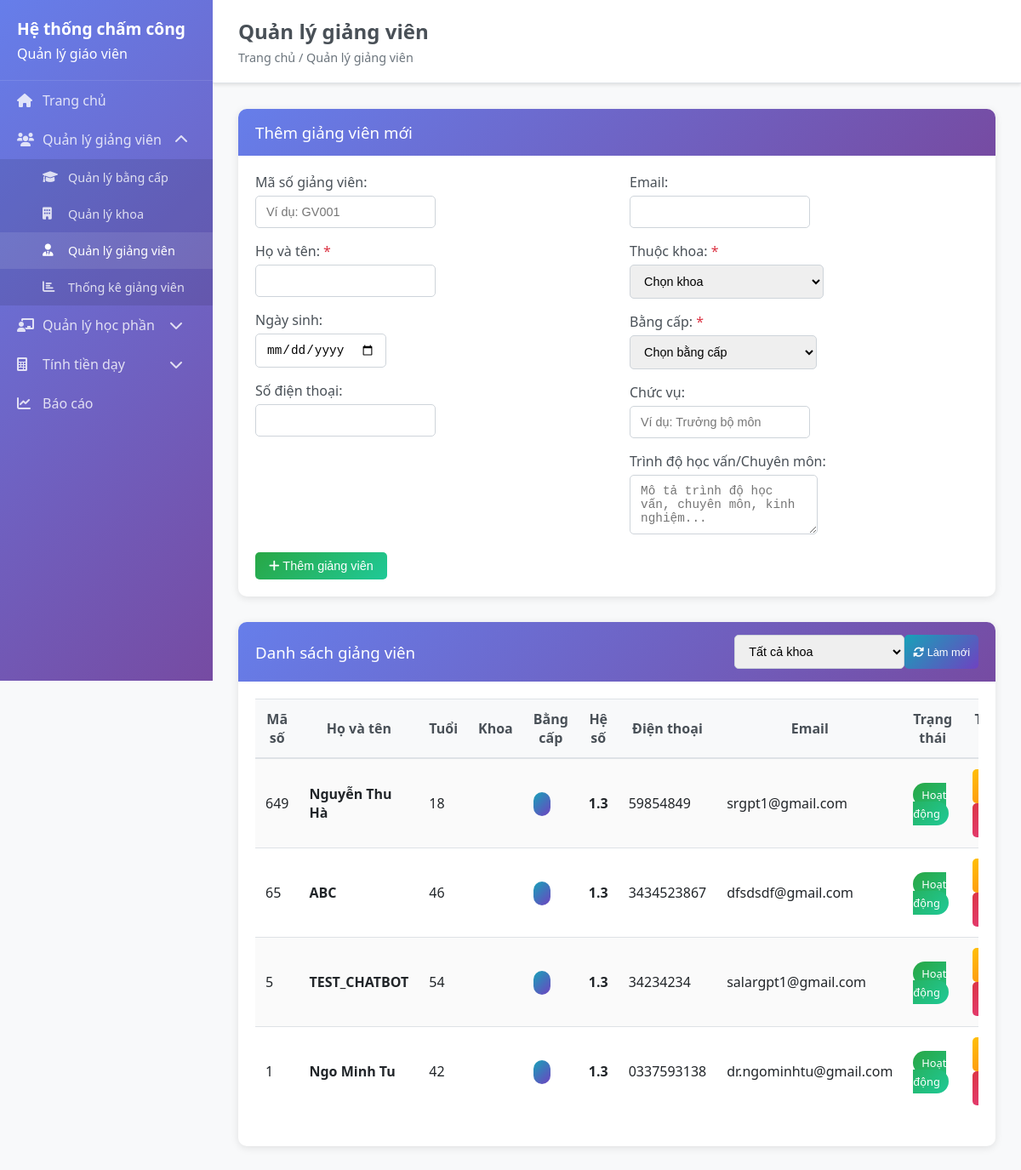
Before: /teachers with the older database file.
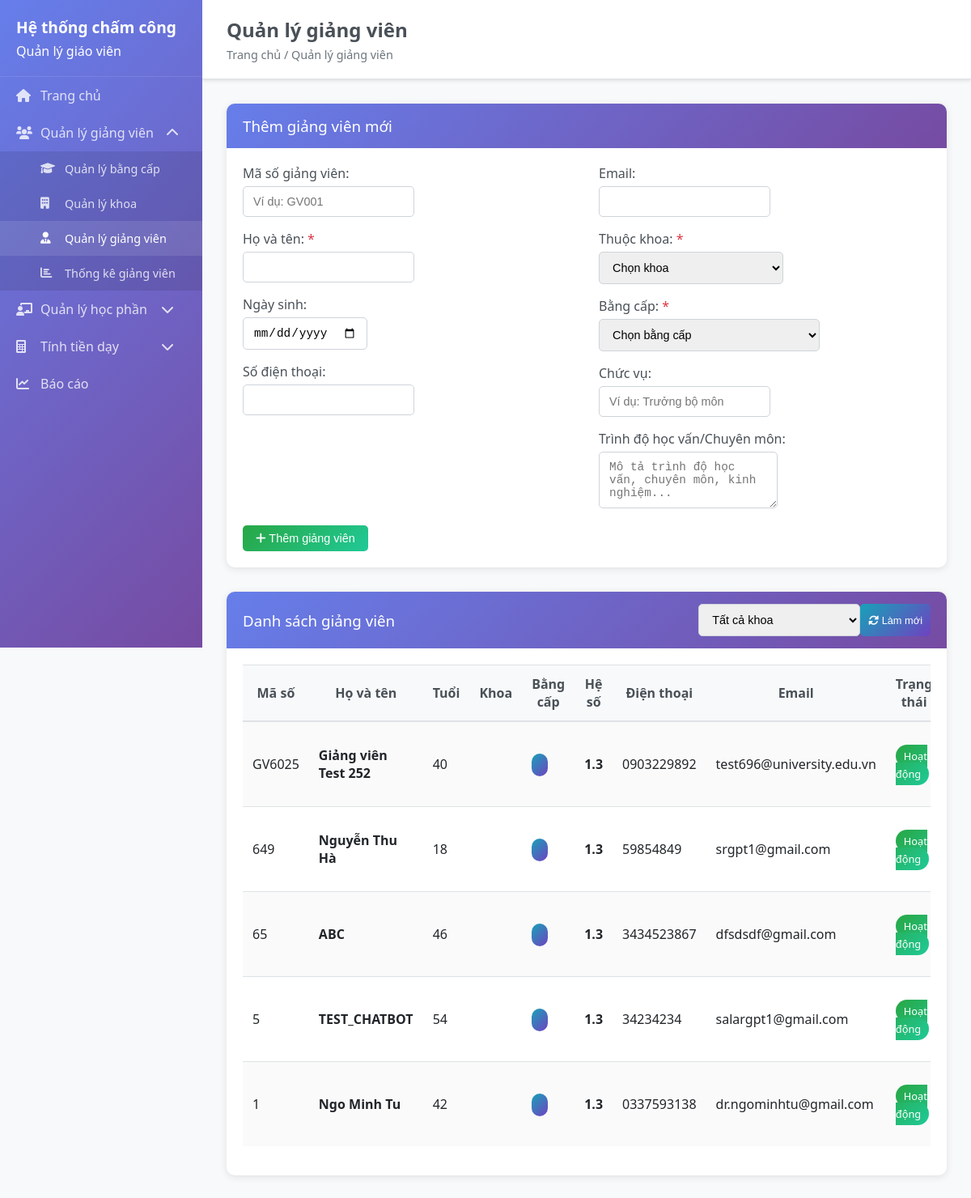
After: the same page with the newer database file.
### backend/models/teacher.py (models this page shows, shortened)
class Teacher(BaseModel):
    __tablename__ = 'teachers'
    employee_code = db.Column(db.String(20), unique=True, nullable=True)
    name = db.Column(db.String(100), nullable=False)
    phone = db.Column(db.String(15), nullable=True)
    email = db.Column(db.String(100), unique=True, nullable=True)
    department = db.Column(db.String(100), nullable=True)
    degree_level = db.Column(db.String(20), default='dai_hoc')
    birth_date = db.Column(db.Date, nullable=True)
    department_id = db.Column(db.Integer, db.ForeignKey('departments.id'), nullable=True, default=1)
    degree_id = db.Column(db.Integer, db.ForeignKey('degrees.id'), nullable=True, default=1)
    position = db.Column(db.String(100), nullable=True)
    qualifications = db.Column(db.String(200), nullable=True)
    academic_rank = db.Column(db.String(50), nullable=True)
    employee_type = db.Column(db.String(20), default='lecturer')
    base_salary = db.Column(db.Numeric(12, 2), default=0)
    hourly_rate = db.Column(db.Numeric(10, 2), default=100000)
    teacher_coefficient = db.Column(db.Numeric(3, 2), default=1.3)
    teacher_coefficient_override = db.Column(db.Numeric(3, 2), nullable=True)
    is_active = db.Column(db.Boolean, default=True)
    hire_date = db.Column(db.DateTime, nullable=True)
    @property
    def effective_teacher_coefficient(self):
        if self.teacher_coefficient_override:
            return float(self.teacher_coefficient_override)
        elif self.teacher_coefficient:
            return float(self.teacher_coefficient)
        else:
            return 1.3
    @property
    def age(self):
        if self.birth_date:
            today = datetime.now().date()
            return today.year - self.birth_date.year - ((today.month, today.day) < (self.birth_date.month, self.birth_date.day))
        return None

### backend/app.py (the view)
@app.route('/teachers')
def teachers():
    try:
        print("=== Loading Teachers Page ===")
        print(f"Degree in globals: {'Degree' in globals()}")
        print(f"Department in globals: {'Department' in globals()}")
        print(f"Teacher in globals: {'Teacher' in globals()}")
        teachers_list = []
        departments_list = []
        degrees_list = []
        try:
            from models.teacher import Teacher as TeacherModel
            teachers_list = TeacherModel.query.filter_by(is_active=True).order_by(TeacherModel.created_at.desc()).all()
            print(f"✓ Found {len(teachers_list)} teachers")
        except Exception as e:
            print(f"✗ Error loading teachers: {e}")
        try:
            from models.Department import Department as DepartmentModel
            departments_list = DepartmentModel.query.filter_by(is_active=True).order_by(DepartmentModel.name).all()
            print(f"✓ Found {len(departments_list)} departments:")
            for dept in departments_list:
                print(f"   - ID: {dept.id}, Name: {dept.name}, Code: {dept.code}")
        except Exception as e:
            print(f"✗ Error loading departments: {e}")
            import traceback
            traceback.print_exc()
        try:
            from models.degree import Degree as DegreeModel
            degrees_list = DegreeModel.query.filter_by(is_active=True).order_by(DegreeModel.coefficient).all()
            print(f"✓ Found {len(degrees_list)} degrees:")
            for degree in degrees_list:
                print(f"   - ID: {degree.id}, Name: {degree.name}, Coeff: {degree.coefficient}")
        except Exception as e:
            print(f"✗ Error loading degrees: {e}")
            import traceback
            traceback.print_exc()
        print(f"=== Rendering with {len(teachers_list)} teachers, {len(departments_list)} departments, {len(degrees_list)} degrees ===")
        return render_template('teachers.html',
                             teachers=teachers_list,
                             departments=departments_list,
                             degrees=degrees_list)
    except Exception as e:
        print(f"✗ Error in teachers route: {e}")
        import traceback
        traceback.print_exc()
        return render_template('teachers.html', teachers=[], departments=[], degrees=[])

### frontend/templates/teachers.html (shortened to what this page needs)
<!DOCTYPE html>
<html lang="en">
<head>
    <link rel="stylesheet" href="{{ url_for('static', filename='css/style.css') }}">
</head>
<body>
    {% extends "base.html" %}
    {% block page_title %}Quản lý giảng viên{% endblock %}
    {% block breadcrumb %}Trang chủ / Quản lý giảng viên{% endblock %}
    {% block content %}
    <div class="card">
        <div class="card-header">
            <h3>Thêm giảng viên mới</h3>
        </div>
        <div class="card-body">
            <form id="teacher-form">
                <div class="row">
                    <div class="col-md-6">
                        <div class="form-group">
                            <label for="teacher-employee-code">Mã số giảng viên:</label>
                            <input type="text" id="teacher-employee-code" name="employee_code" class="form-control" placeholder="Ví dụ: GV001">
                        </div>
                        <div class="form-group">
                            <label for="teacher-name">Họ và tên: <span class="text-danger">*</span></label>
                            <input type="text" id="teacher-name" name="name" class="form-control" required>
                        </div>
                        <div class="form-group">
                            <label for="teacher-birth-date">Ngày sinh:</label>
                            <input type="date" id="teacher-birth-date" name="birth_date" class="form-control">
                        </div>
                        <div class="form-group">
                            <label for="teacher-phone">Số điện thoại:</label>
                            <input type="tel" id="teacher-phone" name="phone" class="form-control">
                        </div>
                    </div>
                    <div class="col-md-6">
                        <div class="form-group">
                            <label for="teacher-email">Email:</label>
                            <input type="email" id="teacher-email" name="email" class="form-control">
                        </div>
                        <div class="form-group">
                            <label for="teacher-department">Thuộc khoa: <span class="text-danger">*</span></label>
                            <select id="teacher-department" name="department_id" class="form-control" required>
                                <option value="">Chọn khoa</option>
                            </select>
                        </div>
                        <div class="form-group">
                            <label for="teacher-degree">Bằng cấp: <span class="text-danger">*</span></label>
                            <select id="teacher-degree" name="degree_id" class="form-control" required>
                                <option value="">Chọn bằng cấp</option>
                            </select>
                        </div>
                        <div class="form-group">
                            <label for="teacher-position">Chức vụ:</label>
                            <input type="text" id="teacher-position" name="position" class="form-control" placeholder="Ví dụ: Trưởng bộ môn">
                        </div>
                        <div class="form-group">
                            <label for="teacher-qualifications">Trình độ học vấn/Chuyên môn:</label>
                            <textarea id="teacher-qualifications" name="qualifications" class="form-control" rows="3" placeholder="Mô tả trình độ học vấn, chuyên môn, kinh nghiệm..."></textarea>
                        </div>
                    </div>
                </div>
                <button type="submit" class="btn btn-success" id="submit-btn">
                    <i class="fas fa-plus"></i> Thêm giảng viên
                </button>
            </form>
        </div>
    </div>
    <div class="card">
        <div class="card-header d-flex justify-content-between align-items-center">
            <h3>Danh sách giảng viên</h3>
            <div class="d-flex">
                <select id="filter-department" class="form-control mr-2" style="width: 200px;">
                    <option value="">Tất cả khoa</option>
                </select>
                <button class="btn btn-info btn-sm" onclick="refreshTeachersList()">
                    <i class="fas fa-sync-alt"></i> Làm mới
                </button>
            </div>
        </div>
        <div class="card-body">
            <div class="table-responsive">
                <table class="table table-striped" id="teachers-table">
                    <thead>
                        <tr>
                            <th>Mã số</th>
                            <th>Họ và tên</th>
                            <th>Tuổi</th>
                            <th>Khoa</th>
                            <th>Bằng cấp</th>
                            <th>Hệ số</th>
                            <th>Điện thoại</th>
                            <th>Email</th>
                            <th>Trạng thái</th>
                            <th>Thao tác</th>
                        </tr>
                    </thead>
                    <tbody>
                        {% for teacher in teachers %}
                        <tr>
                            <td>{{ teacher.employee_code or '-' }}</td>
                            <td><strong>{{ teacher.name }}</strong></td>
                            <td>{{ teacher.age or '-' }}</td>
                            <td>{{ teacher.department_abbreviation }}</td>
                            <td><span class="badge badge-info">{{ teacher.degree_abbreviation }}</span></td>
                            <td><strong>{{ "%.1f"|format(teacher.effective_teacher_coefficient) }}</strong></td>
                            <td>{{ teacher.phone or '-' }}</td>
                            <td>{{ teacher.email or '-' }}</td>
                            <td>
                                <span class="badge badge-{{ 'success' if teacher.is_active else 'secondary' }}">
                                    {{ 'Hoạt động' if teacher.is_active else 'Ngưng' }}
                                </span>
                            </td>
                            <td>
                                <button class="btn btn-warning btn-sm" onclick="editTeacher({{ teacher.id }})">
                                </button>
                                <button class="btn btn-danger btn-sm" onclick="deleteTeacher({{ teacher.id }})">
                                </button>
                            </td>
                        </tr>
                        {% else %}
                        <tr>
                            <td colspan="10" class="text-center">Chưa có giảng viên nào</td>
                        </tr>
                        {% endfor %}
                    </tbody>
                </table>
            </div>
        </div>
    </div>
    {% endblock %}

### frontend/templates/base.html (shortened to what this page needs)
<!DOCTYPE html>
<html lang="vi">
<head>
    <link rel="stylesheet" href="{{ url_for('static', filename='css/style.css') }}">
    <link rel="stylesheet" href="https://cdnjs.cloudflare.com/ajax/libs/font-awesome/6.0.0/css/all.min.css">
</head>
<body>
    <div class="sidebar">
        <div class="sidebar-header">
            <h1>Hệ thống chấm công</h1>
            <p>Quản lý giáo viên</p>
        </div>
        <nav class="sidebar-nav">
            <ul>
                <li>
                    <a href="{{ url_for('index') }}" {% if request.endpoint == 'index' %}class="active"{% endif %}>
                        <i class="fas fa-home"></i> Trang chủ
                    </a>
                </li>
                <li class="has-dropdown">
                    <a href="#" class="dropdown-toggle">
                        <i class="fas fa-users"></i> Quản lý giảng viên
                        <i class="fas fa-chevron-down dropdown-icon"></i>
                    </a>
                    <ul class="dropdown-menu">
                        <li><a href="{{ url_for('degrees') }}"><i class="fas fa-graduation-cap"></i> Quản lý bằng cấp</a></li>
                        <li><a href="{{ url_for('departments') }}"><i class="fas fa-building"></i> Quản lý khoa</a></li>
                        <li><a href="{{ url_for('teachers') }}"><i class="fas fa-user-tie"></i> Quản lý giảng viên</a></li>
                        <li><a href="{{ url_for('teacher_statistics') }}"><i class="fas fa-chart-bar"></i> Thống kê giảng viên</a></li>
                    </ul>
                </li>
                <li class="has-dropdown">
                    <a href="#" class="dropdown-toggle">
                        <i class="fas fa-chalkboard-teacher"></i> Quản lý học phần
                        <i class="fas fa-chevron-down dropdown-icon"></i>
                    </a>
                </li>
                <li class="has-dropdown">
                    <a href="#" class="dropdown-toggle">
                        <i class="fas fa-calculator"></i> Tính tiền dạy
                        <i class="fas fa-chevron-down dropdown-icon"></i>
                    </a>
                </li>
                <li class="nav-item">
                    <a class="nav-link" href="/reports">
                        <i class="fas fa-chart-line"></i> Báo cáo
                    </a>
                </li>
            </ul>
        </nav>
    </div>
    <div class="main-content">
        <header class="main-header">
            <h2>{% block page_title %}Trang chủ{% endblock %}</h2>
            <div class="breadcrumb">{% block breadcrumb %}Trang chủ{% endblock %}</div>
        </header>
        <main class="content">
            {% block content %}{% endblock %}
        </main>
    </div>
</body>
</html>

Changed rows visible on the page:
added Teacher: employee_code "GV6025", name "Giảng viên Test 252", birth_date "40", effective_teacher_coefficient "1.3", phone "0903229892", email "test696@university.edu.vn", is_active "Hoạt động"
